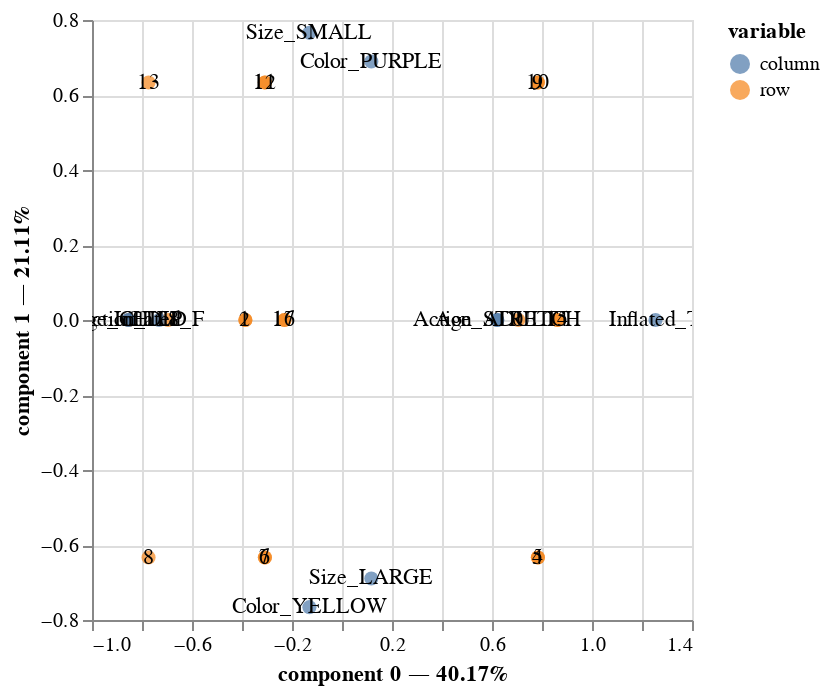

The notebook cell saved with this chart:
### Markdown cell above
# MCA (like PCA but for categorical values)

### Code cell
import prince

df = pd.read_csv('https://archive.ics.uci.edu/ml/machine-learning-databases/balloons/adult+stretch.data')
df.columns = ['Color', 'Size', 'Action', 'Age', 'Inflated']
display(df.head())

mca = prince.MCA(n_components = 3)
mca = mca.fit(df)
ax = mca.plot(df, show_column_labels=True, show_row_labels=True)
ax

### Figure 1 — Vega-Lite specification as saved in the notebook (floating-point values rounded to 4 significant figures)
{"config": {"view": {"continuousWidth": 300, "continuousHeight": 300}}, "layer": [{"data": {"name": "data-0c09a753d8a68d5cc06074b89afc0be1"}, "mark": {"type": "circle", "size": 50}, "encoding": {"color": {"field": "variable", "type": "nominal"}, "tooltip": [{"field": "variable", "type": "nominal"}, {"field": "value", "type": "nominal"}, {"field": "component 0", "type": "quantitative"}, {"field": "component 1", "type": "quantitative"}], "x": {"axis": {"title": "component 0 — 40.17%"}, "field": "component 0", "scale": {"zero": false}, "type": "quantitative"}, "y": {"axis": {"title": "component 1 — 21.11%"}, "field": "component 1", "scale": {"zero": false}, "type": "quantitative"}}, "name": "view_9"}, {"data": {"name": "data-0c09a753d8a68d5cc06074b89afc0be1"}, "mark": {"type": "text"}, "encoding": {"text": {"field": "label", "type": "nominal"}, "x": {"axis": {"title": "component 0 — 40.17%"}, "field": "component 0", "scale": {"zero": false}, "type": "quantitative"}, "y": {"axis": {"title": "component 1 — 21.11%"}, "field": "component 1", "scale": {"zero": false}, "type": "quantitative"}}}, {"data": {"name": "data-71c58439f5eb695812ac0c247adcfc19"}, "mark": {"type": "circle", "size": 50}, "encoding": {"color": {"field": "variable", "type": "nominal"}, "tooltip": [{"field": "variable", "type": "nominal"}, {"field": "value", "type": "nominal"}, {"field": "component 0", "type": "quantitative"}, {"field": "component 1", "type": "quantitative"}], "x": {"axis": {"title": "component 0 — 40.17%"}, "field": "component 0", "scale": {"zero": false}, "type": "quantitative"}, "y": {"axis": {"title": "component 1 — 21.11%"}, "field": "component 1", "scale": {"zero": false}, "type": "quantitative"}}}, {"data": {"name": "data-71c58439f5eb695812ac0c247adcfc19"}, "mark": {"type": "text"}, "encoding": {"text": {"field": "label", "type": "nominal"}, "x": {"axis": {"title": "component 0 — 40.17%"}, "field": "component 0", "scale": {"zero": false}, "type": "quantitative"}, "y": {"axis": {"title": "component 1 — 21.11%"}, "field": "component 1", "scale": {"zero": false}, "type": "quantitative"}}}], "params": [{"name": "param_11", "select": {"type": "interval", "encodings": ["x", "y"]}, "bind": "scales", "views": ["view_9"]}], "$schema": "https://vega.github.io/schema/vega-lite/v5.16.3.json", "datasets": {"data-0c09a753d8a68d5cc06074b89afc0be1": [{"component 0": 0.7054, "component 1": 1.068e-14, "component 2": 0.7586, "variable": "row", "value": "0", "label": 0}, {"component 0": -0.3866, "component 1": 8.779e-15, "component 2": 0.6261, "variable": "row", "value": "1", "label": 1}, {"component 0": -0.3866, "component 1": 7.842e-15, "component 2": 0.6261, "variable": "row", "value": "2", "label": 2}, {"component 0": -0.852, "component 1": 7.156e-15, "component 2": 0.5624, "variable": "row", "value": "3", "label": 3}, {"component 0": 0.7835, "component 1": -0.6333, "component 2": 0.1302, "variable": "row", "value": "4", "label": 4}, {"component 0": 0.7835, "component 1": -0.6333, "component 2": 0.1302, "variable": "row", "value": "5", "label": 5}, {"component 0": -0.3084, "component 1": -0.6333, "component 2": -0.002375, "variable": "row", "value": "6", "label": 6}, {"component 0": -0.3084, "component 1": -0.6333, "component 2": -0.002375, "variable": "row", "value": "7", "label": 7}, {"component 0": -0.7739, "component 1": -0.6333, "component 2": -0.06599, "variable": "row", "value": "8", "label": 8}, {"component 0": 0.7835, "component 1": 0.6333, "component 2": 0.1302, "variable": "row", "value": "9", "label": 9}, {"component 0": 0.7835, "component 1": 0.6333, "component 2": 0.1302, "variable": "row", "value": "10", "label": 10}, {"component 0": -0.3084, "component 1": 0.6333, "component 2": -0.002375, "variable": "row", "value": "11", "label": 11}, {"component 0": -0.3084, "component 1": 0.6333, "component 2": -0.002375, "variable": "row", "value": "12", "label": 12}, {"component 0": -0.7739, "component 1": 0.6333, "component 2": -0.06599, "variable": "row", "value": "13", "label": 13}, {"component 0": 0.8617, "component 1": -6.496e-15, "component 2": -0.4982, "variable": "row", "value": "14", "label": 14}, {"component 0": 0.8617, "component 1": -6.496e-15, "component 2": -0.4982, "variable": "row", "value": "15", "label": 15}, {"component 0": -0.2303, "component 1": -8.394e-15, "component 2": -0.6308, "variable": "row", "value": "16", "label": 16}, {"component 0": -0.2303, "component 1": -9.331e-15, "component 2": -0.6308, "variable": "row", "value": "17", "label": 17}, {"component 0": -0.6957, "component 1": -1.002e-14, "component 2": -0.6944, "variable": "row", "value": "18", "label": 18}], "data-71c58439f5eb695812ac0c247adcfc19": [{"component 0": 0.1173, "component 1": 0.6892, "component 2": -0.6413, "variable": "column", "value": "Color_PURPLE", "label": "Color_PURPLE"}, {"component 0": -0.1303, "component 1": -0.7658, "component 2": 0.7125, "variable": "column", "value": "Color_YELLOW", "label": "Color_YELLOW"}, {"component 0": 0.1173, "component 1": -0.6892, "component 2": -0.6413, "variable": "column", "value": "Size_LARGE", "label": "Size_LARGE"}, {"component 0": -0.1303, "component 1": 0.7658, "component 2": 0.7125, "variable": "column", "value": "Size_SMALL", "label": "Size_SMALL"}, {"component 0": -0.8539, "component 1": -1.905e-15, "component 2": -0.07934, "variable": "column", "value": "Action_DIP", "label": "Action_DIP"}, {"component 0": 0.621, "component 1": 1.372e-15, "component 2": 0.0577, "variable": "column", "value": "Action_STRETCH", "label": "Action_STRETCH"}, {"component 0": 0.621, "component 1": 4.295e-16, "component 2": 0.0577, "variable": "column", "value": "Age_ADULT", "label": "Age_ADULT"}, {"component 0": -0.8539, "component 1": -4.785e-16, "component 2": -0.07934, "variable": "column", "value": "Age_CHILD", "label": "Age_CHILD"}, {"component 0": -0.7315, "component 1": -7.573e-16, "component 2": -0.05473, "variable": "column", "value": "Inflated_F", "label": "Inflated_F"}, {"component 0": 1.254, "component 1": 1.381e-15, "component 2": 0.09382, "variable": "column", "value": "Inflated_T", "label": "Inflated_T"}]}}
